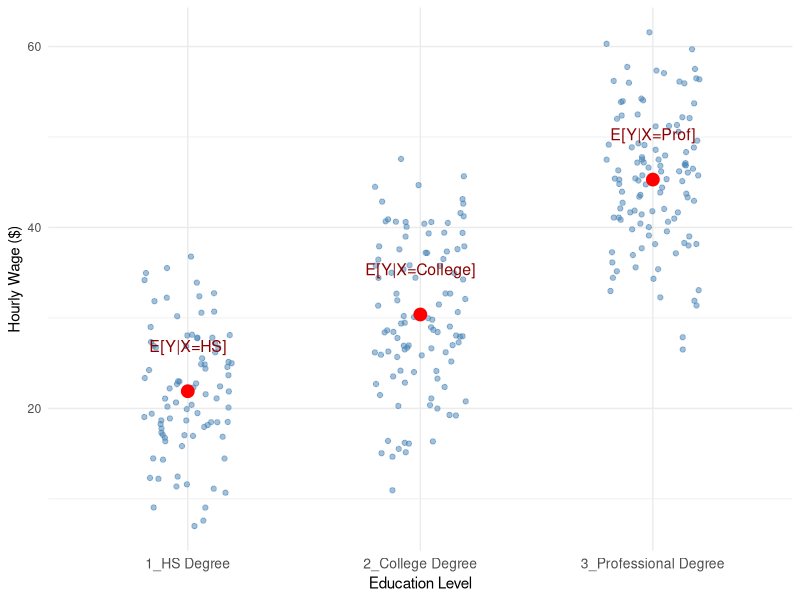
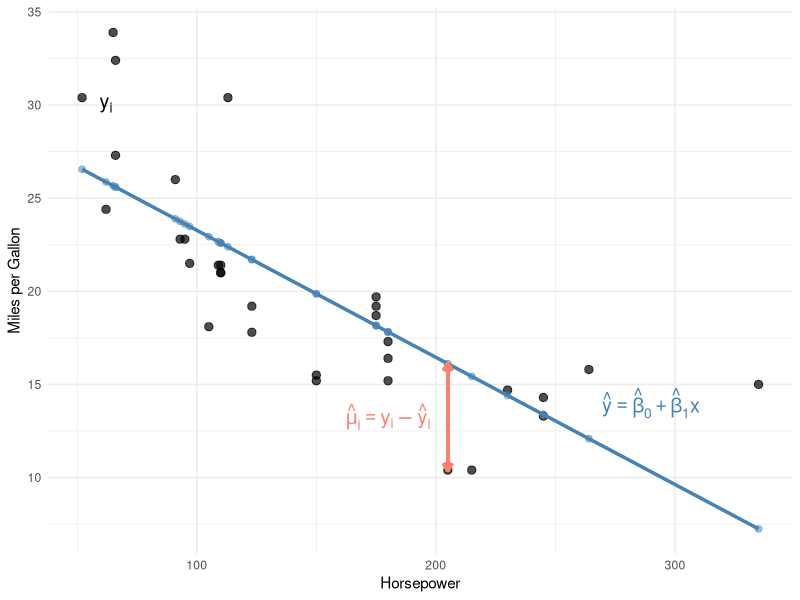
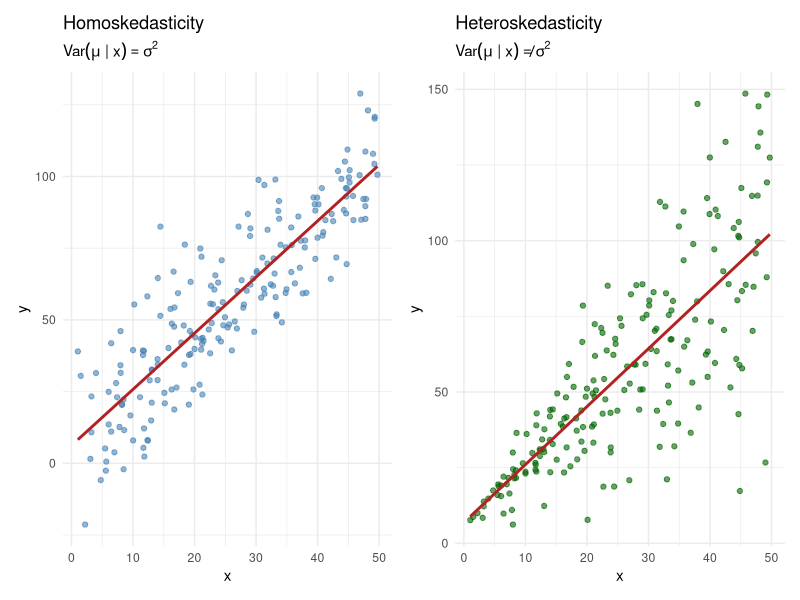
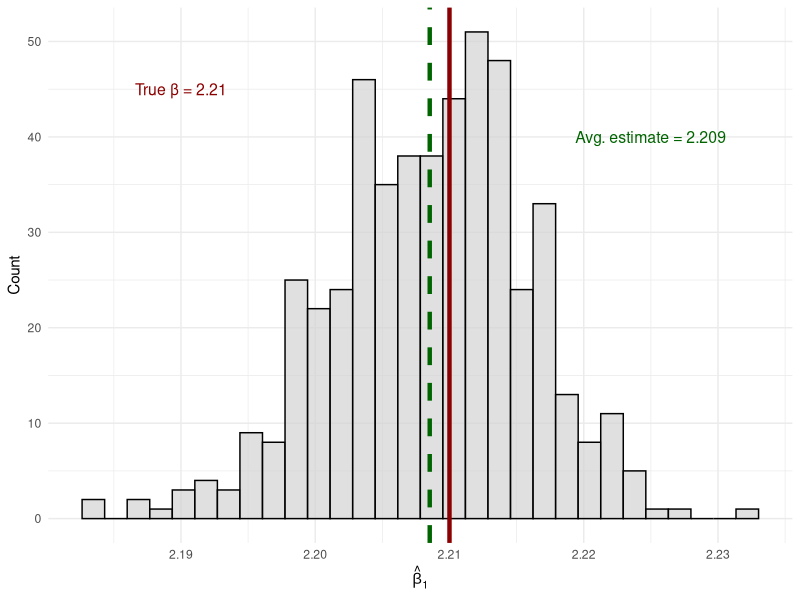

Source code (R) for these figures, in order:
## ---- chunk 1
#| echo: false
#| output: false
#| message: false
#| warning: false

library(tidyverse)
library(patchwork)

## ---- chunk 2
#| echo: false
#| label: fig-cond-exp-example
#| fig-cap: "Wages by education level. Each point represents an individual. Red points show the conditional expectation (average wage) for each education group."
#| fig-width: 7
#| fig-height: 4.5
#| out-width: "80%"

set.seed(12345)
x_vals <- c("1_HS Degree", "2_College Degree", "3_Professional Degree")

educ <- sample(x_vals, size = 300, replace = TRUE)

df <- tibble(educ = educ) |>
  mutate(y = case_when(
    educ == "1_HS Degree" ~ 22,
    educ == "2_College Degree" ~ 32,
    educ == "3_Professional Degree" ~ 45
  ),
  y = y + rnorm(n(), sd = 8))

mean_df <- df |>
  group_by(educ) |>
  summarise(avg_wage = mean(y)) |>
  mutate(exp_lab = case_when(
    educ == "1_HS Degree" ~ "E[Y|X=HS]",
    educ == "2_College Degree" ~ "E[Y|X=College]",
    educ == "3_Professional Degree" ~ "E[Y|X=Prof]"
  ))

ggplot(df, aes(x = educ, y = y)) +
  geom_jitter(width = 0.2, height = 0, alpha = 0.5, color = "steelblue") +
  geom_point(data = mean_df, aes(y = avg_wage), color = "red", size = 4) +
  geom_text(data = mean_df, aes(y = avg_wage, label = exp_lab),
            nudge_y = 5, size = 4, color = "darkred") +
  labs(x = "Education Level", y = "Hourly Wage ($)") +
  theme_minimal() +
  theme(axis.text.x = element_text(size = 10))
## ---- chunk 3
#| echo: false
#| message: false
#| warning: false
#| code-fold: true
#| label: fig-regression-components
#| fig-cap: "Components of the regression line. Black points show actual values, the blue line shows predicted values, and the salmon segment illustrates a residual."


# Using mtcars for illustration
data(mtcars)
lm_mpg <- lm(mpg ~ hp, data = mtcars)

mtcars_ex <- mtcars |>
  mutate(
    pred = predict(lm_mpg),
    resid = residuals(lm_mpg)
  )

point_index <- 15
x_point <- mtcars_ex$hp[point_index]
y_actual <- mtcars_ex$mpg[point_index]
y_predicted <- mtcars_ex$pred[point_index]

ggplot(mtcars_ex, aes(x = hp, y = mpg)) +
  geom_point(color = "black", size = 2.5, alpha = 0.7) +
  geom_smooth(method = "lm", se = FALSE, color = "steelblue", linewidth = 1.2) +
  geom_point(aes(y = pred), color = "steelblue", size = 2, alpha = 0.5) +
  geom_segment(
    aes(x = x_point, y = y_actual, xend = x_point, yend = y_predicted),
    color = "salmon",
    linewidth = 1.2,
    arrow = arrow(length = unit(0.2, "cm"), ends = "both")
  ) +
  annotate("text", x = 180, y = (y_actual + y_predicted)/2,
           label = expression(hat(mu)[i] == y[i] - hat(y)[i]),
           color = "salmon", size = 5, parse = TRUE) +
  annotate("text", x = 290, y = 14,
           label = expression(hat(y) == hat(beta)[0] + hat(beta)[1] * x),
           color = "steelblue", size = 5, parse = TRUE) +
  annotate("text", x = 62, y = 30, label = expression(y[i]), size = 5) +
  labs(x = "Horsepower", y = "Miles per Gallon") +
  theme_minimal()
## ---- chunk 4
#| echo: false
#| label: tbl-regression-example
#| tbl-cap: "Example regression data showing actual values, predicted values, and residuals."

# Create example table
example_data <- mtcars_ex |>
  select(hp, mpg, pred, resid) |>
  slice(1:6) |>
  mutate(
    pred = round(pred, 2),
    resid = round(resid, 2)
  ) |>
  rename(
    `x (Horsepower)` = hp,
    `y (MPG)` = mpg,
    `ŷ (Predicted)` = pred,
    `û (Residual)` = resid
  )

knitr::kable(example_data, align = "cccc")
## ---- chunk 5
#| echo: true

# Load the data
data(mtcars)

# Estimate the regression
lm_mpg <- lm(mpg ~ hp, data = mtcars)

# View the results
summary(lm_mpg)
## ---- chunk 6
#| echo: false
#| label: fig-homohetero
#| fig-cap: "Left: Homoskedasticity—the spread of points around the line is constant. Right: Heteroskedasticity—the spread increases with x."
#| fig-width: 9
#| fig-height: 4
#| out-width: "90%"
#| message: false
#| warning: false

set.seed(123)
n <- 200
x <- runif(n, 1, 50)

# Homoskedastic
error_homo <- rnorm(n, mean = 0, sd = 15)
y_homo <- 5 + 2 * x + error_homo

# Heteroskedastic
error_hetero <- rnorm(n, mean = 0, sd = 0.7 * x)
y_hetero <- 5 + 2 * x + error_hetero

p1 <- ggplot(data.frame(x, y = y_homo), aes(x, y)) +
  geom_point(alpha = 0.6, color = "steelblue") +
  geom_smooth(method = "lm", se = FALSE, color = "firebrick") +
  labs(title = "Homoskedasticity", subtitle = expression(Var(mu~"|"~x) == sigma^2),
       x = "x", y = "y") +
  theme_minimal()

p2 <- ggplot(data.frame(x, y = y_hetero), aes(x, y)) +
  geom_point(alpha = 0.6, color = "darkgreen") +
  geom_smooth(method = "lm", se = FALSE, color = "firebrick") +
  labs(title = "Heteroskedasticity", subtitle = expression(Var(mu~"|"~x) != sigma^2),
       x = "x", y = "y") +
  theme_minimal()

p1 + p2
## ---- chunk 7
#| echo: true

# Create a "population" with known parameters
set.seed(1248)
n_pop <- 1000
x_pop <- sample(1:100, size = n_pop, replace = TRUE)
err_pop <- rnorm(n_pop)

# True model: y = 3.5 + 2.21*x + error
pop_data <- tibble(
  x = x_pop,
  y = 3.5 + 2.21 * x + err_pop
)

# Draw many samples and estimate beta_1 each time
set.seed(812476)
n_simulations <- 500
sample_size <- 25

sim_results <- map_dfr(1:n_simulations, function(i) {
  # Draw a random sample
  sample_data <- slice_sample(pop_data, n = sample_size, replace = TRUE)
  
  # Estimate OLS
  reg <- lm(y ~ x, data = sample_data)
  
  tibble(
    iteration = i,
    b1_hat = coef(reg)[2]
  )
})

# Calculate the average of all estimates
mean_b1 <- mean(sim_results$b1_hat)
## ---- chunk 8
#| echo: false
#| label: fig-unbiasedness
#| fig-cap: "Distribution of OLS slope estimates across 500 samples. The green line shows the average of all estimates, which equals the true value (2.21), demonstrating unbiasedness."
#| fig-width: 7
#| fig-height: 4
#| out-width: "80%"

# Create a "population" with known parameters
set.seed(1248)
n_pop <- 1000
x_pop <- sample(1:100, size = n_pop, replace = TRUE)
err_pop <- rnorm(n_pop)

pop_data <- tibble(
  x = x_pop,
  y = 3.5 + 2.21 * x + err_pop
)

set.seed(812476)
n_simulations <- 500
sample_size <- 25

sim_results <- map_dfr(1:n_simulations, function(i) {
  sample_data <- slice_sample(pop_data, n = sample_size, replace = TRUE)
  reg <- lm(y ~ x, data = sample_data)
  tibble(iteration = i, b1_hat = coef(reg)[2])
})

mean_b1 <- mean(sim_results$b1_hat)

ggplot(sim_results, aes(x = b1_hat)) +
  geom_histogram(bins = 30, fill = "lightgrey", color = "black", alpha = 0.7) +
  geom_vline(xintercept = 2.21, color = "darkred", linewidth = 1.5) +
  geom_vline(xintercept = mean_b1, color = "darkgreen", linewidth = 1.5, linetype = "dashed") +
  annotate("text", x = 2.19, y = 45, label = "True β = 2.21", color = "darkred", size = 4) +
  annotate("text", x = 2.225, y = 40, label = paste0("Avg. estimate = ", round(mean_b1, 3)),
           color = "darkgreen", size = 4) +
  labs(x = expression(hat(beta)[1]), y = "Count") +
  theme_minimal()
## ---- chunk 9
#| echo: true

# R reports standard errors automatically
summary(lm_mpg)
